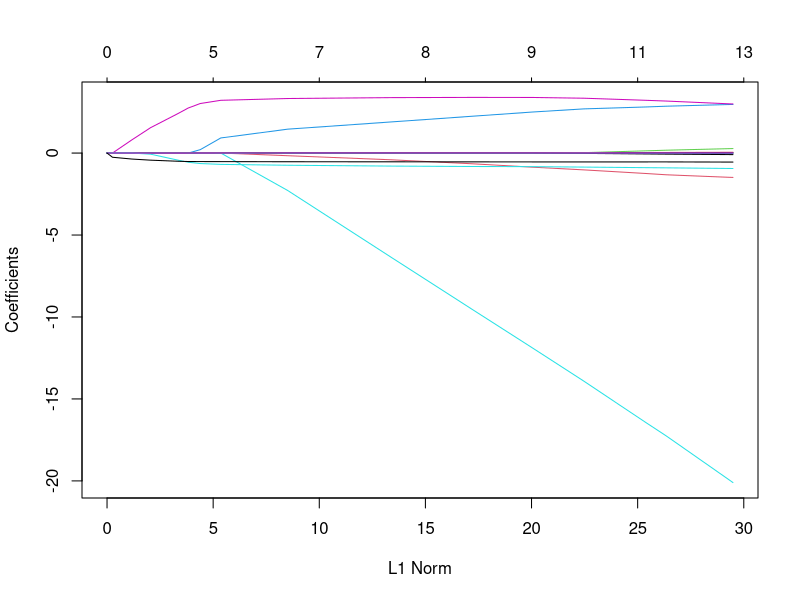
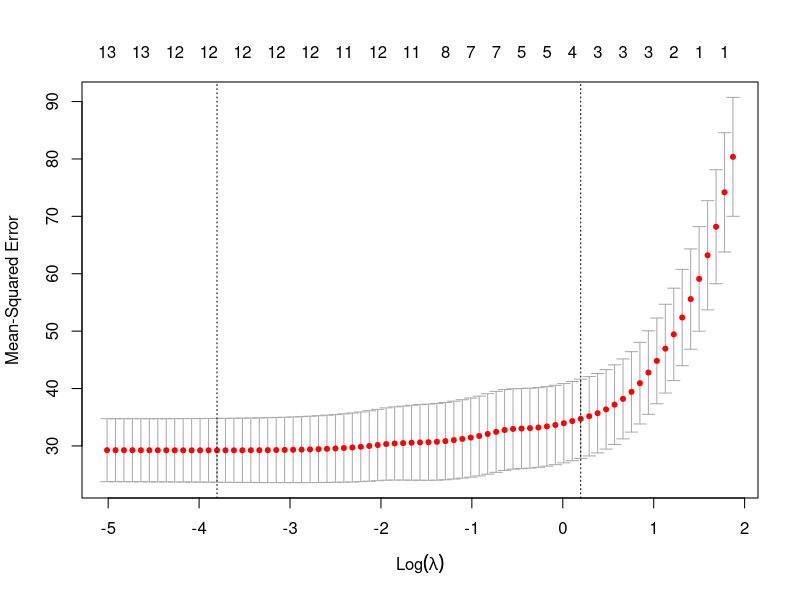

Recreate these plots in R, in order.
## ---- chunk 1

library(MASS)

set.seed(10)
index = seq(1,506)
vals = sample(index, 340)

boston_train = Boston[vals,]
boston_test = Boston[-vals,]

x_train=model.matrix (medv ~.,boston_train )[,-1]
y_train=boston_train$medv
## ---- chunk 2
library(glmnet)
grid =10^ seq(10,-2, length =100)

## ---- chunk 3

x_test=model.matrix (medv ~.,boston_test )[,-1]
y_test=boston_test$medv
## ---- chunk 4
lasso.mod =glmnet (x_train,y_train,alpha =1, lambda =grid , thresh =1e-12)
plot(lasso.mod)
## ---- chunk 5
set.seed (1)
cv.out =cv.glmnet (x_train,y_train,alpha =1)
plot(cv.out)
bestlam =cv.out$lambda.min
bestlam
lasso.pred=predict (lasso.mod ,s=bestlam ,newx=x_test)
mean(( lasso.pred -y_test)^2)

## ---- chunk 6

x = model.matrix (medv ~.,Boston )[,-1]
y = Boston$medv
## ---- chunk 7
out=glmnet (x,y,alpha =1, lambda =grid)
lasso.coef=predict (out ,type ="coefficients",s=bestlam )
lasso.coef
